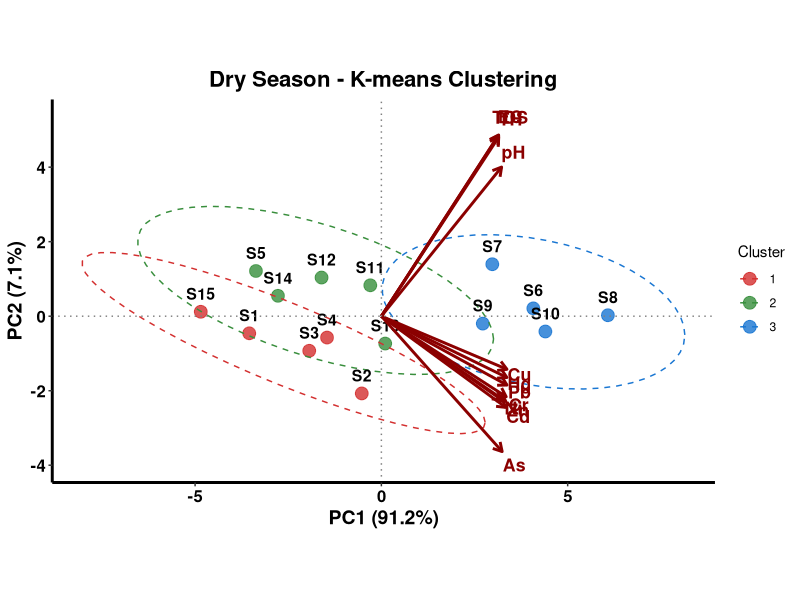
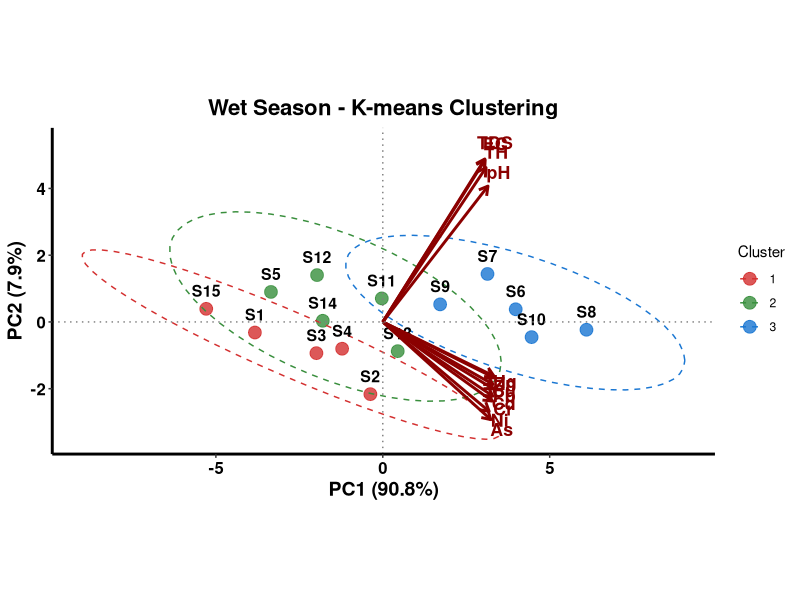
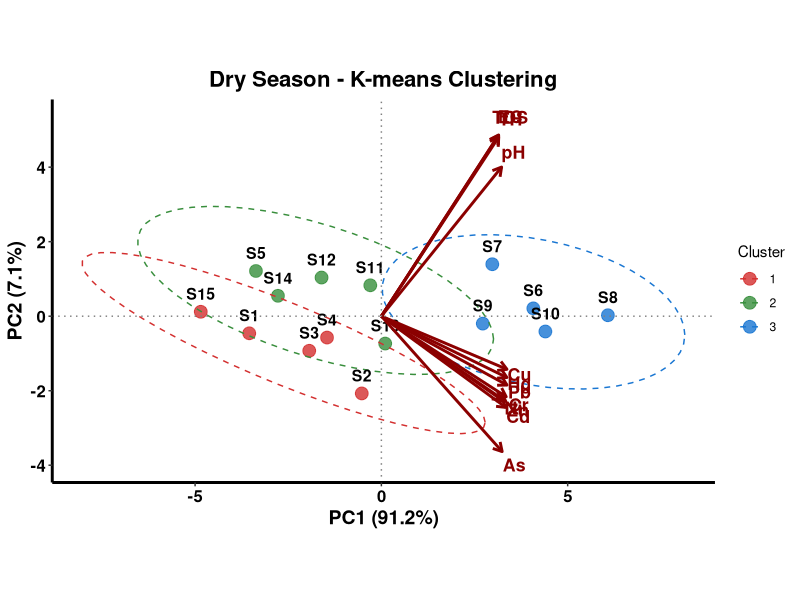
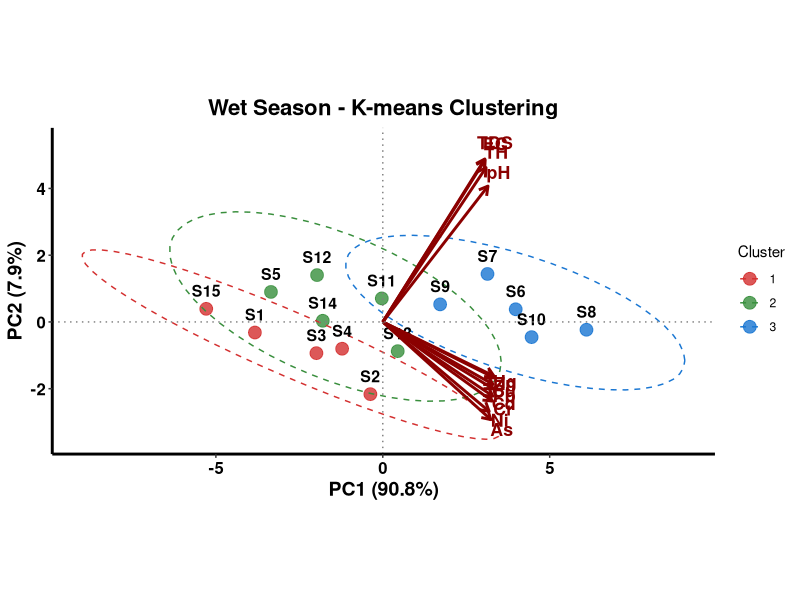

R code for these plots, in order:
# ============================================
# K-MEANS CLUSTERING - Dry and Wet Seasons
# ============================================

library(ggplot2)
library(dplyr)

# ============================================
# DRY SEASON DATA
# ============================================

dry_data <- data.frame(
  Cr = c(0.028, 0.032, 0.029, 0.031, 0.027, 0.035, 0.033, 0.037, 0.034, 0.036, 0.030, 0.029, 0.031, 0.028, 0.026),
  Ni = c(0.019, 0.021, 0.020, 0.018, 0.017, 0.023, 0.022, 0.024, 0.021, 0.023, 0.020, 0.019, 0.021, 0.018, 0.017),
  Cu = c(0.023, 0.027, 0.025, 0.026, 0.024, 0.030, 0.028, 0.032, 0.029, 0.031, 0.026, 0.025, 0.027, 0.024, 0.023),
  Zn = c(0.085, 0.095, 0.092, 0.088, 0.083, 0.102, 0.098, 0.108, 0.100, 0.105, 0.090, 0.087, 0.093, 0.086, 0.082),
  Pb = c(0.048, 0.052, 0.049, 0.051, 0.047, 0.056, 0.054, 0.058, 0.055, 0.057, 0.050, 0.049, 0.052, 0.048, 0.046),
  Hg = c(0.00022, 0.00028, 0.00025, 0.00026, 0.00023, 0.00032, 0.00030, 0.00035, 0.00031, 0.00033, 0.00027, 0.00024, 0.00029, 0.00023, 0.00021),
  As = c(0.011, 0.013, 0.012, 0.012, 0.010, 0.014, 0.013, 0.015, 0.014, 0.014, 0.012, 0.011, 0.013, 0.011, 0.010),
  Cd = c(0.0023, 0.0027, 0.0025, 0.0026, 0.0022, 0.0030, 0.0028, 0.0032, 0.0029, 0.0031, 0.0025, 0.0024, 0.0026, 0.0023, 0.0021),
  pH = c(7.3, 7.4, 7.4, 7.5, 7.5, 8.2, 8.3, 8.5, 8.0, 8.1, 7.8, 7.7, 7.6, 7.5, 7.2),
  EC = c(480, 520, 550, 620, 680, 1100, 1150, 1200, 950, 1050, 850, 780, 720, 650, 450),
  TDS = c(280, 300, 320, 360, 400, 680, 710, 750, 590, 650, 520, 480, 440, 390, 260),
  TH = c(130, 140, 150, 170, 190, 320, 330, 350, 280, 310, 250, 220, 200, 180, 120)
)

dry_site <- paste0("S", 1:15)

# ============================================
# WET SEASON DATA
# ============================================

wet_data <- data.frame(
  Cr = c(0.020, 0.024, 0.021, 0.023, 0.019, 0.026, 0.025, 0.028, 0.024, 0.027, 0.022, 0.020, 0.023, 0.021, 0.018),
  Ni = c(0.015, 0.017, 0.016, 0.015, 0.014, 0.018, 0.017, 0.019, 0.017, 0.018, 0.016, 0.015, 0.017, 0.015, 0.013),
  Cu = c(0.018, 0.022, 0.020, 0.021, 0.019, 0.024, 0.023, 0.026, 0.022, 0.025, 0.021, 0.019, 0.022, 0.020, 0.018),
  Zn = c(0.065, 0.075, 0.070, 0.072, 0.066, 0.080, 0.078, 0.085, 0.076, 0.082, 0.073, 0.068, 0.075, 0.069, 0.063),
  Pb = c(0.038, 0.042, 0.040, 0.041, 0.037, 0.045, 0.044, 0.048, 0.043, 0.047, 0.041, 0.038, 0.042, 0.039, 0.036),
  Hg = c(0.00015, 0.00020, 0.00018, 0.00019, 0.00016, 0.00023, 0.00022, 0.00026, 0.00021, 0.00025, 0.00019, 0.00017, 0.00021, 0.00018, 0.00014),
  As = c(0.007, 0.009, 0.008, 0.008, 0.007, 0.010, 0.009, 0.011, 0.009, 0.010, 0.008, 0.007, 0.009, 0.008, 0.006),
  Cd = c(0.0016, 0.0020, 0.0018, 0.0019, 0.0015, 0.0023, 0.0021, 0.0025, 0.0020, 0.0024, 0.0019, 0.0017, 0.0020, 0.0018, 0.0014),
  pH = c(7.0, 7.1, 7.1, 7.2, 7.2, 7.9, 8.0, 8.1, 7.7, 7.8, 7.5, 7.4, 7.3, 7.2, 6.9),
  EC = c(400, 430, 450, 500, 540, 900, 940, 950, 780, 850, 700, 650, 590, 540, 380),
  TDS = c(230, 250, 260, 290, 310, 550, 570, 580, 480, 520, 430, 400, 360, 330, 220),
  TH = c(100, 110, 115, 130, 140, 260, 270, 280, 220, 245, 195, 180, 165, 150, 90)
)

wet_site <- paste0("S", 1:15)

# ============================================
# K-MEANS CLUSTERING FUNCTION
# ============================================

create_kmeans_plot <- function(data, sites, season_name) {
  
  pca <- prcomp(data, scale. = TRUE, center = TRUE)
  var_exp <- round((pca$sdev^2) / sum(pca$sdev^2) * 100, 1)
  
  scores <- data.frame(PC1 = pca$x[,1], PC2 = pca$x[,2], Site = sites)
  
  set.seed(123)
  kmeans_result <- kmeans(data, centers = 3, nstart = 25)
  scores$Cluster <- as.factor(kmeans_result$cluster)
  
  loadings <- data.frame(
    PC1 = pca$rotation[,1],
    PC2 = pca$rotation[,2],
    Variable = rownames(pca$rotation)
  )
  
  scale_f <- max(abs(scores[,1:2])) / max(abs(loadings[,1:2])) * 0.8
  loadings$PC1s <- loadings$PC1 * scale_f
  loadings$PC2s <- loadings$PC2 * scale_f
  
  ggplot() +
    geom_point(data = scores, aes(x = PC1, y = PC2, color = Cluster), size = 4, alpha = 0.8) +
    stat_ellipse(data = scores, aes(x = PC1, y = PC2, color = Cluster), linetype = "dashed", level = 0.95) +
    geom_text(data = scores, aes(x = PC1, y = PC2, label = Site), size = 4, fontface = "bold", vjust = -1, color = "black") +
    geom_segment(data = loadings, aes(x = 0, y = 0, xend = PC1s, yend = PC2s),
                 arrow = arrow(length = unit(0.25, "cm")), color = "darkred", linewidth = 1) +
    geom_text(data = loadings, aes(x = PC1s * 1.1, y = PC2s * 1.1, label = Variable),
              color = "darkred", size = 4.5, fontface = "bold") +
    geom_hline(yintercept = 0, linetype = "dotted", color = "gray50") +
    geom_vline(xintercept = 0, linetype = "dotted", color = "gray50") +
    scale_color_manual(values = c("#D32F2F", "#388E3C", "#1976D2")) +
    theme_classic() +
    theme(panel.background = element_rect(fill = "white"),
          panel.grid.major = element_blank(),
          panel.grid.minor = element_blank(),
          axis.line = element_line(color = "black", linewidth = 1),
          axis.text = element_text(color = "black", size = 12, face = "bold"),
          axis.title = element_text(color = "black", size = 14, face = "bold"),
          plot.title = element_text(hjust = 0.5, face = "bold", size = 16)) +
    labs(title = paste(season_name, "- K-means Clustering"),
         x = paste0("PC1 (", var_exp[1], "%)"),
         y = paste0("PC2 (", var_exp[2], "%)")) +
    coord_fixed(ratio = 1)
}

# ============================================
# CREATE AND SAVE PLOTS
# ============================================

dry_kmeans <- create_kmeans_plot(dry_data, dry_site, "Dry Season")
wet_kmeans <- create_kmeans_plot(wet_data, wet_site, "Wet Season")

print(dry_kmeans)
print(wet_kmeans)

ggsave("Dry_Season_Kmeans.tiff", dry_kmeans, width = 11, height = 9, dpi = 600)
ggsave("Wet_Season_Kmeans.tiff", wet_kmeans, width = 11, height = 9, dpi = 600)
